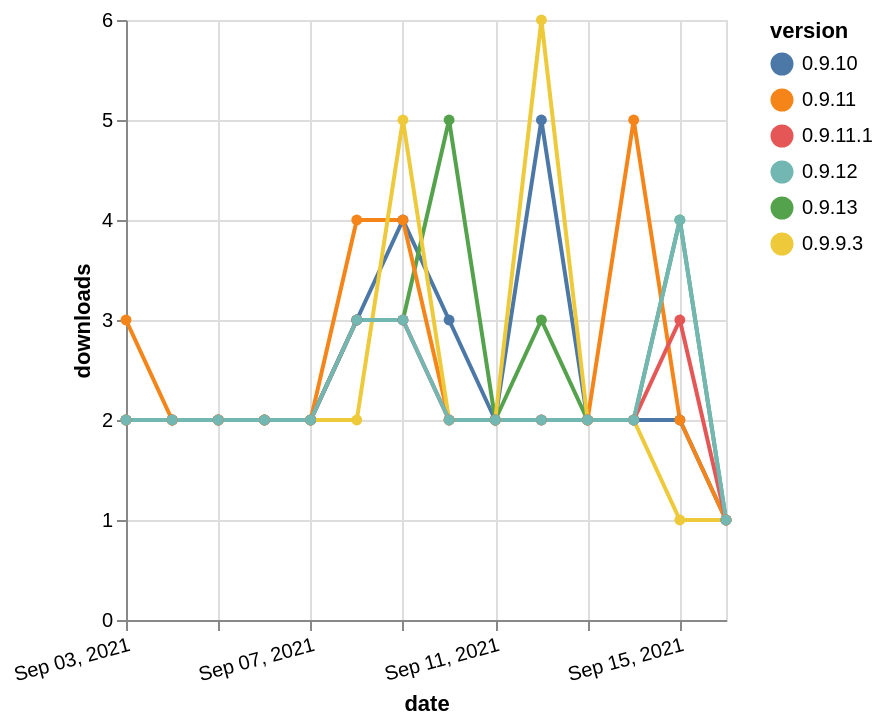

Describe this chart as a Vega-Lite specification.
### Vega-Lite specification from a JSON file in a GitHub repository (floating-point values rounded to 4 significant figures)
{"$schema": "https://vega.github.io/schema/vega-lite/v5.json", "description": "A simple bar chart with embedded data.", "data": {"values": [{"date": "2021-09-03", "total": 2471, "delta": 2, "version": "0.9.10"}, {"date": "2021-09-04", "total": 2473, "delta": 2, "version": "0.9.10"}, {"date": "2021-09-05", "total": 2475, "delta": 2, "version": "0.9.10"}, {"date": "2021-09-06", "total": 2477, "delta": 2, "version": "0.9.10"}, {"date": "2021-09-07", "total": 2479, "delta": 2, "version": "0.9.10"}, {"date": "2021-09-08", "total": 2482, "delta": 3, "version": "0.9.10"}, {"date": "2021-09-09", "total": 2486, "delta": 4, "version": "0.9.10"}, {"date": "2021-09-10", "total": 2489, "delta": 3, "version": "0.9.10"}, {"date": "2021-09-11", "total": 2491, "delta": 2, "version": "0.9.10"}, {"date": "2021-09-12", "total": 2496, "delta": 5, "version": "0.9.10"}, {"date": "2021-09-13", "total": 2498, "delta": 2, "version": "0.9.10"}, {"date": "2021-09-14", "total": 2500, "delta": 2, "version": "0.9.10"}, {"date": "2021-09-15", "total": 2502, "delta": 2, "version": "0.9.10"}, {"date": "2021-09-16", "total": 2503, "delta": 1, "version": "0.9.10"}, {"date": "2021-09-03", "total": 2260, "delta": 2, "version": "0.9.13"}, {"date": "2021-09-04", "total": 2262, "delta": 2, "version": "0.9.13"}, {"date": "2021-09-05", "total": 2264, "delta": 2, "version": "0.9.13"}, {"date": "2021-09-06", "total": 2266, "delta": 2, "version": "0.9.13"}, {"date": "2021-09-07", "total": 2268, "delta": 2, "version": "0.9.13"}, {"date": "2021-09-08", "total": 2271, "delta": 3, "version": "0.9.13"}, {"date": "2021-09-09", "total": 2274, "delta": 3, "version": "0.9.13"}, {"date": "2021-09-10", "total": 2279, "delta": 5, "version": "0.9.13"}, {"date": "2021-09-11", "total": 2281, "delta": 2, "version": "0.9.13"}, {"date": "2021-09-12", "total": 2284, "delta": 3, "version": "0.9.13"}, {"date": "2021-09-13", "total": 2286, "delta": 2, "version": "0.9.13"}, {"date": "2021-09-14", "total": 2288, "delta": 2, "version": "0.9.13"}, {"date": "2021-09-15", "total": 2292, "delta": 4, "version": "0.9.13"}, {"date": "2021-09-16", "total": 2293, "delta": 1, "version": "0.9.13"}, {"date": "2021-09-03", "total": 2433, "delta": 3, "version": "0.9.11"}, {"date": "2021-09-04", "total": 2435, "delta": 2, "version": "0.9.11"}, {"date": "2021-09-05", "total": 2437, "delta": 2, "version": "0.9.11"}, {"date": "2021-09-06", "total": 2439, "delta": 2, "version": "0.9.11"}, {"date": "2021-09-07", "total": 2441, "delta": 2, "version": "0.9.11"}, {"date": "2021-09-08", "total": 2445, "delta": 4, "version": "0.9.11"}, {"date": "2021-09-09", "total": 2449, "delta": 4, "version": "0.9.11"}, {"date": "2021-09-10", "total": 2451, "delta": 2, "version": "0.9.11"}, {"date": "2021-09-11", "total": 2453, "delta": 2, "version": "0.9.11"}, {"date": "2021-09-12", "total": 2455, "delta": 2, "version": "0.9.11"}, {"date": "2021-09-13", "total": 2457, "delta": 2, "version": "0.9.11"}, {"date": "2021-09-14", "total": 2462, "delta": 5, "version": "0.9.11"}, {"date": "2021-09-15", "total": 2464, "delta": 2, "version": "0.9.11"}, {"date": "2021-09-16", "total": 2465, "delta": 1, "version": "0.9.11"}, {"date": "2021-09-03", "total": 2464, "delta": 2, "version": "0.9.9.3"}, {"date": "2021-09-04", "total": 2466, "delta": 2, "version": "0.9.9.3"}, {"date": "2021-09-05", "total": 2468, "delta": 2, "version": "0.9.9.3"}, {"date": "2021-09-06", "total": 2470, "delta": 2, "version": "0.9.9.3"}, {"date": "2021-09-07", "total": 2472, "delta": 2, "version": "0.9.9.3"}, {"date": "2021-09-08", "total": 2474, "delta": 2, "version": "0.9.9.3"}, {"date": "2021-09-09", "total": 2479, "delta": 5, "version": "0.9.9.3"}, {"date": "2021-09-10", "total": 2481, "delta": 2, "version": "0.9.9.3"}, {"date": "2021-09-11", "total": 2483, "delta": 2, "version": "0.9.9.3"}, {"date": "2021-09-12", "total": 2489, "delta": 6, "version": "0.9.9.3"}, {"date": "2021-09-13", "total": 2491, "delta": 2, "version": "0.9.9.3"}, {"date": "2021-09-14", "total": 2493, "delta": 2, "version": "0.9.9.3"}, {"date": "2021-09-15", "total": 2494, "delta": 1, "version": "0.9.9.3"}, {"date": "2021-09-16", "total": 2495, "delta": 1, "version": "0.9.9.3"}, {"date": "2021-09-03", "total": 2096, "delta": 2, "version": "0.9.11.1"}, {"date": "2021-09-04", "total": 2098, "delta": 2, "version": "0.9.11.1"}, {"date": "2021-09-05", "total": 2100, "delta": 2, "version": "0.9.11.1"}, {"date": "2021-09-06", "total": 2102, "delta": 2, "version": "0.9.11.1"}, {"date": "2021-09-07", "total": 2104, "delta": 2, "version": "0.9.11.1"}, {"date": "2021-09-08", "total": 2107, "delta": 3, "version": "0.9.11.1"}, {"date": "2021-09-09", "total": 2110, "delta": 3, "version": "0.9.11.1"}, {"date": "2021-09-10", "total": 2112, "delta": 2, "version": "0.9.11.1"}, {"date": "2021-09-11", "total": 2114, "delta": 2, "version": "0.9.11.1"}, {"date": "2021-09-12", "total": 2116, "delta": 2, "version": "0.9.11.1"}, {"date": "2021-09-13", "total": 2118, "delta": 2, "version": "0.9.11.1"}, {"date": "2021-09-14", "total": 2120, "delta": 2, "version": "0.9.11.1"}, {"date": "2021-09-15", "total": 2123, "delta": 3, "version": "0.9.11.1"}, {"date": "2021-09-16", "total": 2124, "delta": 1, "version": "0.9.11.1"}, {"date": "2021-09-03", "total": 2076, "delta": 2, "version": "0.9.12"}, {"date": "2021-09-04", "total": 2078, "delta": 2, "version": "0.9.12"}, {"date": "2021-09-05", "total": 2080, "delta": 2, "version": "0.9.12"}, {"date": "2021-09-06", "total": 2082, "delta": 2, "version": "0.9.12"}, {"date": "2021-09-07", "total": 2084, "delta": 2, "version": "0.9.12"}, {"date": "2021-09-08", "total": 2087, "delta": 3, "version": "0.9.12"}, {"date": "2021-09-09", "total": 2090, "delta": 3, "version": "0.9.12"}, {"date": "2021-09-10", "total": 2092, "delta": 2, "version": "0.9.12"}, {"date": "2021-09-11", "total": 2094, "delta": 2, "version": "0.9.12"}, {"date": "2021-09-12", "total": 2096, "delta": 2, "version": "0.9.12"}, {"date": "2021-09-13", "total": 2098, "delta": 2, "version": "0.9.12"}, {"date": "2021-09-14", "total": 2100, "delta": 2, "version": "0.9.12"}, {"date": "2021-09-15", "total": 2104, "delta": 4, "version": "0.9.12"}, {"date": "2021-09-16", "total": 2105, "delta": 1, "version": "0.9.12"}]}, "width": "container", "mark": {"type": "line", "point": {"filled": true}}, "encoding": {"x": {"field": "date", "type": "temporal", "timeUnit": "yearmonthdate", "title": "date", "axis": {"labelAngle": -15}}, "y": {"field": "delta", "type": "quantitative", "title": "downloads"}, "color": {"field": "version", "type": "nominal"}, "tooltip": {"field": "delta"}}}
